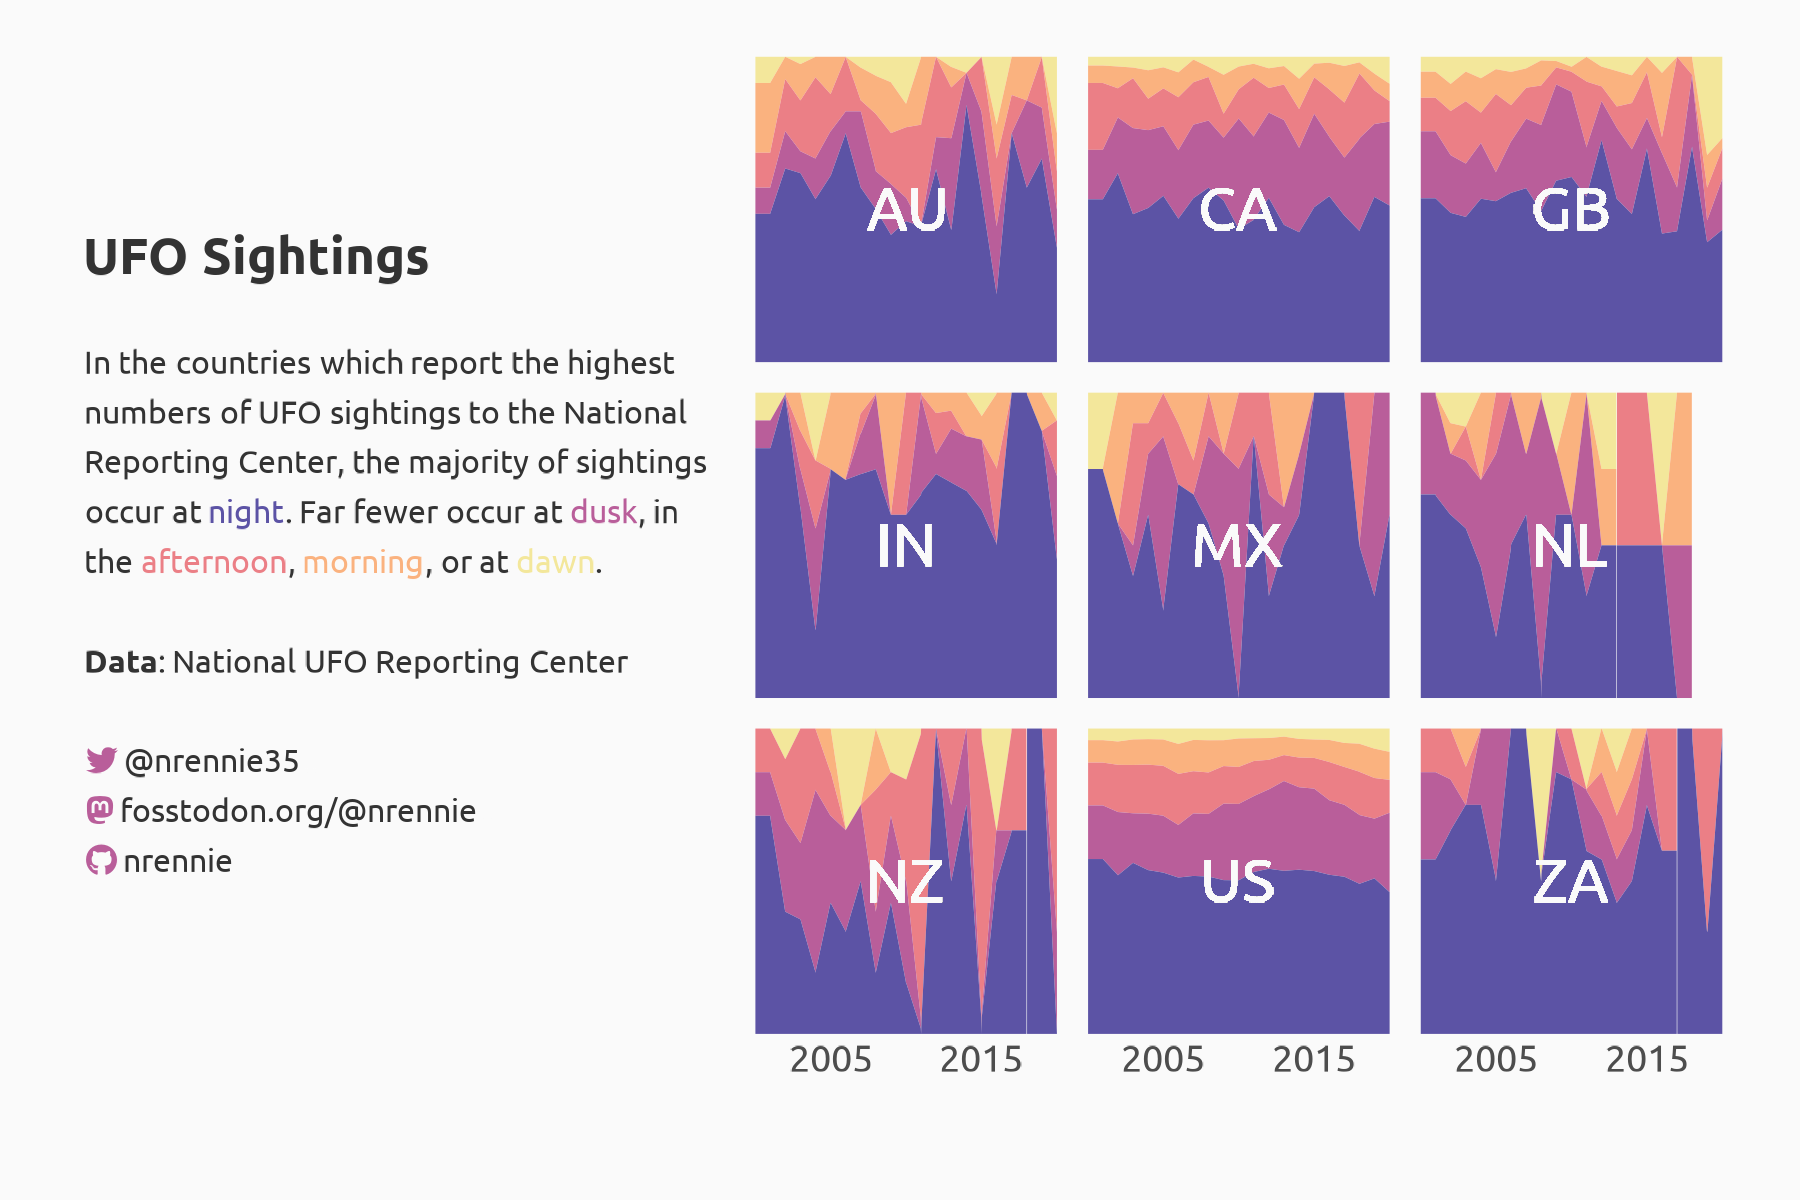

Recreate this plot in R.
library(tidyverse)
library(lubridate)
library(showtext)
library(camcorder)
library(ggtext)
library(glue)
library(nrBrand)
library(tsibble)
library(rcartocolor)

# load fonts
font_add_google("Ubuntu", "Ubuntu")
showtext_auto()

# read in data
ufo_sightings <- readr::read_csv("https://raw.githubusercontent.com/rfordatascience/tidytuesday/master/data/2023/2023-06-20/ufo_sightings.csv")
places <- readr::read_csv("https://raw.githubusercontent.com/rfordatascience/tidytuesday/master/data/2023/2023-06-20/places.csv")
day_parts_map <- readr::read_csv("https://raw.githubusercontent.com/rfordatascience/tidytuesday/master/data/2023/2023-06-20/day_parts_map.csv")

# prep data
chosen_countries <- names(sort(table(ufo_sightings$country_code), decreasing = T)[1:9])
plot_data <- ufo_sightings |>
  filter(country_code %in% chosen_countries) |>
  select(reported_date_time, country_code, day_part) |>
  drop_na() |>
  mutate(day_part = case_when(
    str_detect(day_part, "dawn") ~ "dawn",
    str_detect(day_part, "dusk") ~ "dusk",
    TRUE ~ day_part
  )) |>
  mutate(day_part = factor(day_part,
    levels = c("dawn", "morning", "afternoon", "dusk", "night")
  )) |>
  mutate(year = year(reported_date_time)) |>
  filter(year > 2000 & year <= 2020) |>
  group_by(country_code, day_part, year) |>
  summarise(n = n()) |>
  ungroup() |>
  as_tsibble(index = year, key = c(country_code, day_part)) |>
  fill_gaps(.start = 2000, .end = 2020) |>
  mutate(n = replace_na(n, 0)) |>
  as_tibble()

# start recording
gg_record(
  dir = file.path("2023", "2023-06-20", "recording"), # where to save the recording
  device = "png", # device to use to save images
  width = 6, # width of saved image
  height = 4, # height of saved image
  units = "in", # units for width and height
  dpi = 300 # dpi to use when saving image
)

# colours
bg_col <- "#fafafa"
col_pal <- rcartocolor::carto_pal(n = 5, "Sunset")
dark_col <- "grey20"

# text
title <- "UFO Sightings"
social1 <- "<span style='font-family:\"Font Awesome 6 Brands\";color:#b95e9a;'>&#xf099;</span><span style='color:#fafafa;'>.</span><span style='font-family:Ubuntu;color:grey20;'>@nrennie35</span><span style='color:#fafafa;'>..</span>"
social2 <- "<span style='font-family:\"Font Awesome 6 Brands\";color:#b95e9a;'>&#xf4f6;</span><span style='color:#fafafa;'>.</span><span style='font-family:Ubuntu;color:grey20;'>fosstodon.org/@nrennie</span><span style='color:#fafafa;'>..</span>"
social3 <- "<span style='font-family:\"Font Awesome 6 Brands\";color:#b95e9a;'>&#xf09b;</span><span style='color:#fafafa;'>.</span><span style='font-family:Ubuntu;color:grey20;'>nrennie</span><span style='color:#fafafa;'>..</span>"
st <- glue::glue("In the countries which report the highest numbers of UFO sightings 
to the National Reporting Center, the majority of sightings occur at 
<span style='color:{col_pal[5]}'>night</span>. Far fewer occur at 
<span style='color:{col_pal[4]}'>dusk</span>, in the <span style='color:{col_pal[3]}'>afternoon</span>, 
<span style='color:{col_pal[2]}'>morning</span>, or at <span style='color:{col_pal[1]}'>dawn</span>.")
tg <- paste0(
  "<span style='font-size:38pt; font-weight: bold;'>**UFO Sightings**</span><br><br>", st,
  "<br><br>**Data**: National UFO Reporting Center<br><br>",
  social1, "<br>", social2, "<br>", social3
)

# plot
ggplot(
  data = plot_data,
  mapping = aes(x = year, y = n, fill = day_part)
) +
  geom_area(position = "fill") +
  geom_text(
    mapping = aes(x = 2010, y = 0.5, label = country_code),
    colour = bg_col,
    family = "Ubuntu",
    size = 16
  ) +
  scale_x_continuous(breaks = c(2005, 2015)) +
  facet_wrap(~country_code, nrow = 3, ncol = 3) +
  scale_fill_carto_d(palette = "Sunset") +
  labs(
    x = "",
    y = "",
    tag = tg
  ) +
  theme_minimal(base_size = 36, base_family = "Ubuntu") +
  theme(
    legend.position = "none",
    plot.background = element_rect(
      fill = bg_col,
      colour = bg_col
    ),
    panel.background = element_rect(
      fill = bg_col,
      colour = bg_col
    ),
    plot.tag = element_textbox_simple(
      lineheight = 0.5,
      colour = dark_col,
      margin = margin(b = 20),
      maxwidth = 0.75,
      halign = 0,
      size = 24
    ),
    plot.tag.position = c(-0.2, 0.5),
    panel.grid = element_blank(),
    axis.text.y = element_blank(),
    axis.text.x = element_text(margin = margin(t = -10)),
    strip.background = element_blank(),
    strip.text = element_blank(),
    panel.spacing = unit(0, "lines"),
    plot.margin = margin(10, 15, 10, 150),
  )

# save gif
gg_playback(
  name = file.path("2023", "2023-06-20", "20230620.gif"),
  first_image_duration = 4,
  last_image_duration = 20,
  frame_duration = .25,
  background = bg_col
)
